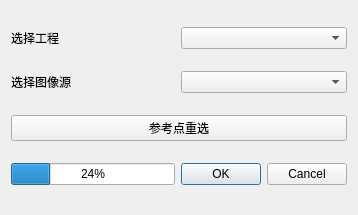
<?xml version="1.0" encoding="UTF-8"?>
<ui version="4.0">
 <class>SBAS_reference_reselection</class>
 <widget class="QWidget" name="SBAS_reference_reselection">
  <property name="geometry">
   <rect>
    <x>0</x>
    <y>0</y>
    <width>358</width>
    <height>215</height>
   </rect>
  </property>
  <property name="windowTitle">
   <string>SBAS参考点重选</string>
  </property>
  <property name="windowIcon">
   <iconset resource="../QtWidgetsApplication3.qrc">
    <normaloff>:/QtWidgetsApplication3/bin/icon/InSARapp.ico</normaloff>:/QtWidgetsApplication3/bin/icon/InSARapp.ico</iconset>
  </property>
  <layout class="QGridLayout" name="gridLayout_3">
   <item row="1" column="1">
    <widget class="QComboBox" name="comboBox_srcNode"/>
   </item>
   <item row="1" column="0">
    <widget class="QLabel" name="label_2">
     <property name="text">
      <string>选择图像源</string>
     </property>
    </widget>
   </item>
   <item row="0" column="1">
    <widget class="QComboBox" name="comboBox_project"/>
   </item>
   <item row="2" column="0" colspan="2">
    <widget class="QPushButton" name="reselection">
     <property name="text">
      <string>参考点重选</string>
     </property>
    </widget>
   </item>
   <item row="0" column="0">
    <widget class="QLabel" name="label">
     <property name="text">
      <string>选择工程</string>
     </property>
    </widget>
   </item>
   <item row="4" column="0">
    <widget class="QProgressBar" name="progressBar">
     <property name="value">
      <number>24</number>
     </property>
    </widget>
   </item>
   <item row="4" column="1">
    <widget class="QDialogButtonBox" name="buttonBox">
     <property name="standardButtons">
      <set>QDialogButtonBox::Cancel|QDialogButtonBox::Ok</set>
     </property>
    </widget>
   </item>
  </layout>
 </widget>
 <resources>
  <include location="../QtWidgetsApplication3.qrc"/>
 </resources>
 <connections/>
</ui>
